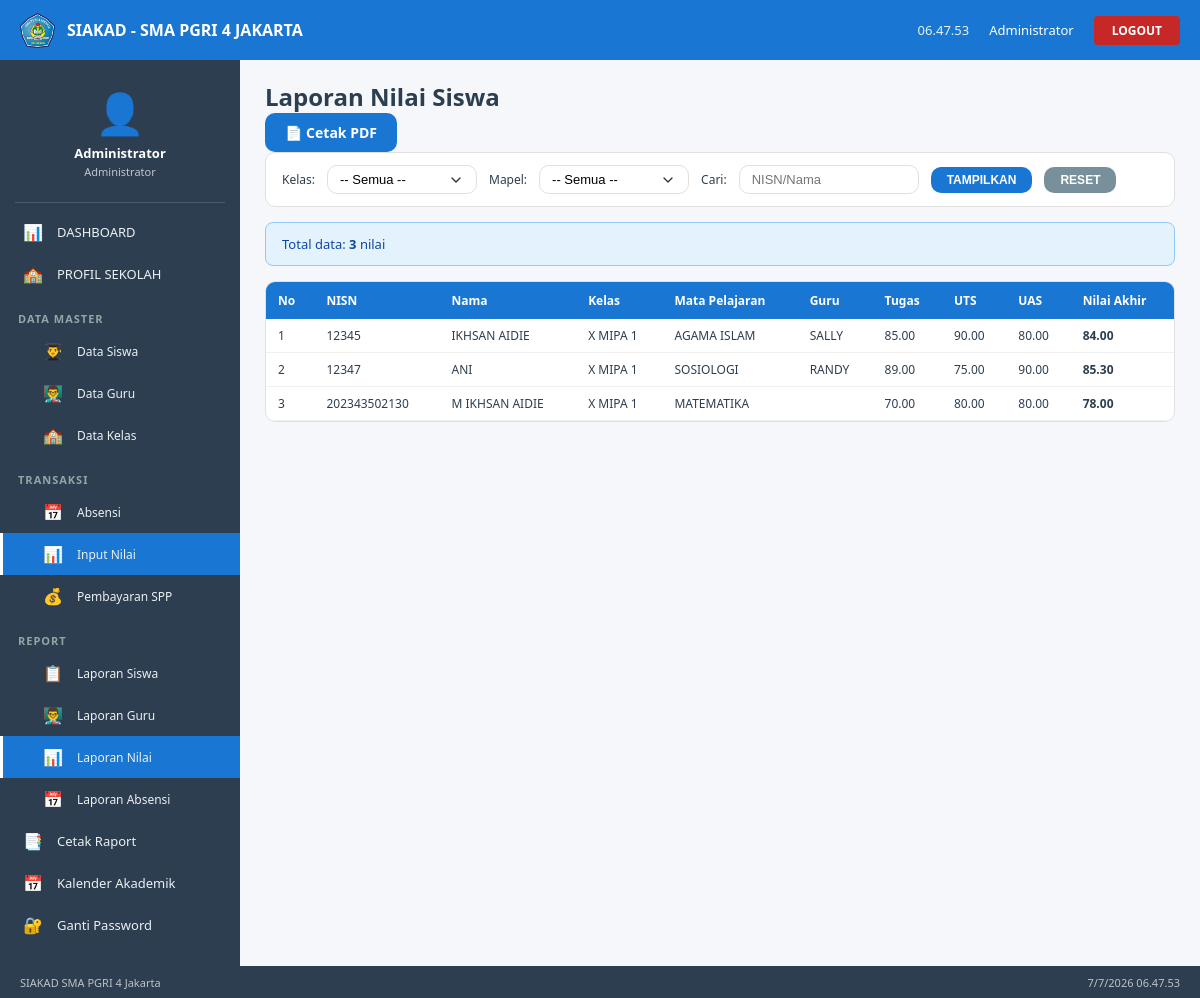
The app's page /laporan/nilai.php (signed in) with its own data.
### tables this page shows
CREATE TABLE `tbl_nilai` (
  `id_nilai` int(11) NOT NULL,
  `nisn` varchar(20) NOT NULL,
  `nama_siswa` varchar(100) NOT NULL,
  `mata_pelajaran` varchar(50) DEFAULT NULL,
  `guru_pengajar` varchar(100) DEFAULT NULL,
  `tugas` decimal(5,2) DEFAULT 0.00,
  `uts` decimal(5,2) DEFAULT 0.00,
  `uas` decimal(5,2) DEFAULT 0.00,
  `nilai_akhir` decimal(5,2) DEFAULT 0.00
);

CREATE TABLE `tbl_siswa` (
  `nisn` varchar(20) NOT NULL,
  `nis` varchar(20) DEFAULT NULL,
  `nama` varchar(100) NOT NULL,
  `jk` enum('Laki-laki','Perempuan') NOT NULL,
  `tempat_lahir` varchar(50) DEFAULT NULL,
  `tgl_lahir` date DEFAULT NULL,
  `agama` enum('Islam','Kristen','Katolik','Hindu','Budha','Konghucu') NOT NULL,
  `alamat` text DEFAULT NULL,
  `no_hp` varchar(15) DEFAULT NULL,
  `email` varchar(50) DEFAULT NULL,
  `kelas` varchar(20) NOT NULL,
  `jurusan` varchar(30) DEFAULT NULL,
  `tahun_masuk` varchar(4) DEFAULT NULL,
  `nama_ayah` varchar(100) DEFAULT NULL,
  `nama_ibu` varchar(100) DEFAULT NULL
);

### laporan/nilai.php (the view, shortened to what this page needs)
<?php
include '../config/koneksi.php';
include '../includes/header.php';
$kelas = $_GET['kelas'] ?? '';
$mapel = $_GET['mapel'] ?? '';
$search = $_GET['search'] ?? '';
$query = "SELECT n.*, s.kelas FROM tbl_nilai n LEFT JOIN tbl_siswa s ON n.nisn = s.nisn WHERE 1=1";
$query .= " ORDER BY n.nisn";
$result = mysqli_query($conn, $query);
$total = mysqli_num_rows($result);
?>
<div class="page-header">
    <h2>Laporan Nilai Siswa</h2>
    <a href="nilai_pdf.php?kelas=<?php echo $kelas; ?>&mapel=<?php echo urlencode($mapel); ?>&search=<?php echo urlencode($search); ?>" class="btn btn-primary" target="_blank">📄 Cetak PDF</a>
</div>
<div class="filter-bar">
    <label>Kelas:</label>
    <select class="form-control" style="width:150px;" onchange="filterData()" id="filterKelas">
        <option value="">-- Semua --</option>
    </select>
    <label>Mapel:</label>
    <select class="form-control" style="width:150px;" onchange="filterData()" id="filterMapel">
        <option value="">-- Semua --</option>
    </select>
    <label>Cari:</label>
    <input type="text" id="searchInput" class="form-control" placeholder="NISN/Nama" style="width:180px;" value="<?php echo $search; ?>">
    <button class="btn btn-primary" onclick="filterData()">TAMPILKAN</button>
    <button class="btn btn-secondary" onclick="resetFilter()">RESET</button>
</div>
<div class="notification notification-info">
    Total data: <strong><?php echo $total; ?></strong> nilai
</div>
<div class="table-container">
    <table class="table">
        <thead>
            <tr>
                <th>No</th>
                <th>NISN</th>
                <th>Nama</th>
                <th>Kelas</th>
                <th>Mata Pelajaran</th>
                <th>Guru</th>
                <th>Tugas</th>
                <th>UTS</th>
                <th>UAS</th>
                <th>Nilai Akhir</th>
            </tr>
        </thead>
        <tbody>
            <?php
            $no = 1;
            while ($row = mysqli_fetch_assoc($result)):
            ?>
            <tr>
                <td><?php echo $no++; ?></td>
                <td><?php echo $row['nisn']; ?></td>
                <td><?php echo $row['nama_siswa']; ?></td>
                <td><?php echo $row['kelas'] ?? '-'; ?></td>
                <td><?php echo $row['mata_pelajaran']; ?></td>
                <td><?php echo $row['guru_pengajar']; ?></td>
                <td><?php echo $row['tugas']; ?></td>
                <td><?php echo $row['uts']; ?></td>
                <td><?php echo $row['uas']; ?></td>
                <td><strong><?php echo number_format($row['nilai_akhir'], 2); ?></strong></td>
            </tr>
            <?php endwhile; ?>
        </tbody>
    </table>
</div>
<?php include '../includes/footer.php'; ?>

### assets/css/style.css (style rules this page uses)
* { margin: 0; padding: 0; box-sizing: border-box; }
body { font-family: 'Segoe UI', Tahoma, Geneva, Verdana, sans-serif; background: #F5F7FA; color: #2C3E50; }
.form-control { width: 100%; padding: 10px 14px; border: 1px solid #E0E0E0; border-radius: 10px; font-size: 13px; transition: border-color 0.3s; background: white; }
select.form-control { appearance: none; background-repeat: no-repeat; background-position: right 12px center; background-size: 16px; }
.btn { padding: 10px 20px; border: none; border-radius: 10px; font-size: 14px; font-weight: bold; cursor: pointer; transition: background 0.3s; text-decoration: none; display: inline-block; text-align: center; }
.btn-primary { background: #1976D2; color: white; }
.btn-secondary { background: #78909C; color: white; }
.table-container { overflow-x: auto; background: white; border-radius: 10px; border: 1px solid #E0E0E0; margin-top: 15px; }
.table { width: 100%; border-collapse: collapse; font-size: 12px; }
.table th { background: #1976D2; color: white; padding: 10px 12px; text-align: left; font-weight: 600; white-space: nowrap; }
.table td { padding: 8px 12px; border-bottom: 1px solid #f0f0f0; }
.filter-bar { display: flex; flex-wrap: wrap; gap: 12px; align-items: center; background: white; padding: 12px 16px; border-radius: 10px; border: 1px solid #E0E0E0; margin-bottom: 15px; }
.filter-bar label { font-size: 12px; font-weight: 500; }
.filter-bar .form-control { width: auto; min-width: 150px; padding: 6px 12px; }
.filter-bar .btn { padding: 6px 16px; font-size: 12px; }
.notification { padding: 12px 16px; border-radius: 8px; margin-bottom: 15px; font-size: 13px; }
.notification-info { background: #E3F2FD; color: #0D47A1; border: 1px solid #90CAF9; }

### records on screen
tbl_nilai: nisn "12345", nama_siswa "IKHSAN AIDIE", nisn.kelas "X MIPA 1", mata_pelajaran "AGAMA ISLAM", guru_pengajar "SALLY", tugas "85.00", uts "90.00", uas "80.00", nilai_akhir "84.00"
tbl_nilai: nisn "12347", nama_siswa "ANI", nisn.kelas "X MIPA 1", mata_pelajaran "SOSIOLOGI", guru_pengajar "RANDY", tugas "89.00", uts "75.00", uas "90.00", nilai_akhir "85.30"
tbl_nilai: nisn "202343502130", nama_siswa "M IKHSAN AIDIE", nisn.kelas "X MIPA 1", mata_pelajaran "MATEMATIKA", tugas "70.00", uts "80.00", uas "80.00", nilai_akhir "78.00"

### other values on screen
$_SESSION['nama'] "Administrator"
$total "3"
